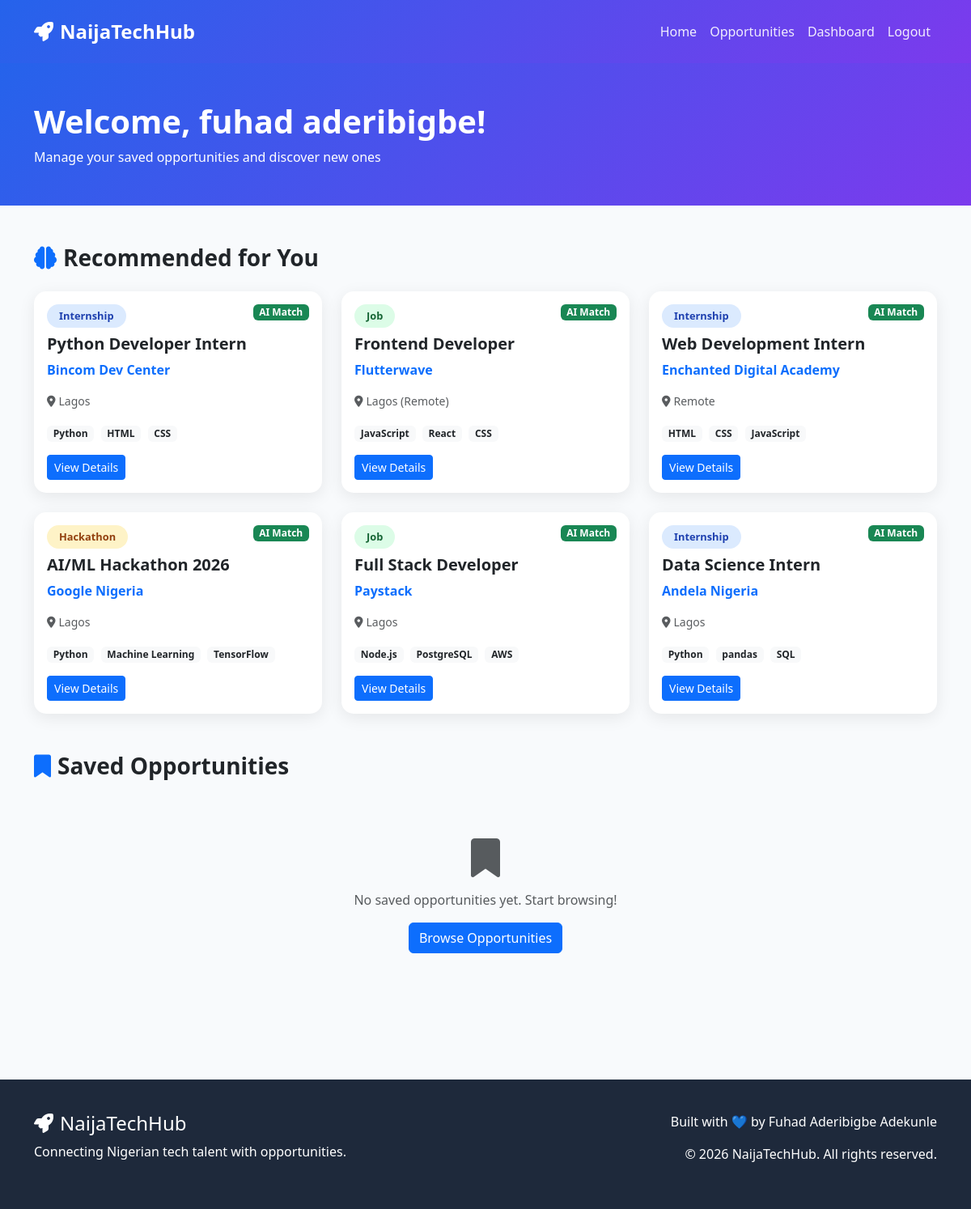
The page /dashboard (signed in) on the database its author committed.
### app.py (models this page shows)
class User(db.Model):
    id = db.Column(db.Integer, primary_key=True)
    name = db.Column(db.String(100), nullable=False)
    email = db.Column(db.String(120), unique=True, nullable=False)
    password_hash = db.Column(db.String(200), nullable=False)
    skills = db.Column(db.String(500), default='')
    location = db.Column(db.String(100), default='Lagos')
    role = db.Column(db.String(20), default='user')
    created_at = db.Column(db.DateTime, default=datetime.utcnow)
    saved_opportunities = db.relationship('SavedOpportunity', backref='user', lazy=True)

class Opportunity(db.Model):
    id = db.Column(db.Integer, primary_key=True)
    title = db.Column(db.String(200), nullable=False)
    company = db.Column(db.String(200), nullable=False)
    type = db.Column(db.String(50), nullable=False)
    location = db.Column(db.String(100), nullable=False)
    description = db.Column(db.Text, nullable=False)
    skills_required = db.Column(db.String(500), nullable=False)
    deadline = db.Column(db.Date, nullable=False)
    apply_link = db.Column(db.String(500), nullable=False)
    is_active = db.Column(db.Boolean, default=True)
    views = db.Column(db.Integer, default=0)
    created_at = db.Column(db.DateTime, default=datetime.utcnow)

### app.py (the view)
@app.route('/dashboard')
def dashboard():
    if 'user_id' not in session:
        flash('Please login first!', 'warning')
        return redirect(url_for('login'))
    user = User.query.get(session['user_id'])
    saved = SavedOpportunity.query.filter_by(user_id=user.id).all()
    recommendations = get_recommendations(user.skills)
    return render_template('dashboard.html', user=user, saved=saved, recommendations=recommendations)

### app.py (called while the page is built)
def get_recommendations(user_skills, limit=6):
    if not user_skills:
        return Opportunity.query.filter_by(is_active=True).order_by(Opportunity.views.desc()).limit(limit).all()
    user_skill_list = [s.strip().lower() for s in user_skills.split(',')]
    opportunities = Opportunity.query.filter_by(is_active=True).all()
    scored_opps = []
    for opp in opportunities:
        opp_skills = [s.strip().lower() for s in opp.skills_required.split(',')]
        match_score = sum(1 for skill in user_skill_list if skill in opp_skills)
        scored_opps.append((opp, match_score))
    scored_opps.sort(key=lambda x: x[1], reverse=True)
    return [opp for opp, score in scored_opps[:limit]]

### templates/dashboard.html (shortened to what this page needs)
{% extends "base.html" %}
{% block content %}
<section class="py-5" style="background: linear-gradient(135deg, #2563eb, #7c3aed);">
    <div class="container text-white">
        <h1 class="fw-bold">Welcome, {{ user.name }}!</h1>
        <p class="mb-0">Manage your saved opportunities and discover new ones</p>
    </div>
</section>
<section class="py-5">
    <div class="container">
        <h3 class="fw-bold mb-4"><i class="fas fa-brain text-primary me-2"></i>Recommended for You</h3>
        <div class="row g-4 mb-5">
            {% for opp in recommendations %}
            <div class="col-md-6 col-lg-4">
                <div class="card h-100 border-primary">
                    <div class="card-body">
                        <div class="d-flex justify-content-between align-items-start mb-2">
                            <span class="badge-type badge-{{ opp.type }}">{{ opp.type.title() }}</span>
                            <span class="badge bg-success">AI Match</span>
                        </div>
                        <h5 class="card-title fw-bold">{{ opp.title }}</h5>
                        <p class="text-primary fw-semibold">{{ opp.company }}</p>
                        <p class="text-muted small"><i class="fas fa-map-marker-alt me-1"></i>{{ opp.location }}</p>
                        <div class="mb-3">
                            {% for skill in opp.skills_required.split(',')[:3] %}
                                <span class="badge bg-light text-dark me-1">{{ skill.strip() }}</span>
                            {% endfor %}
                        </div>
                        <a href="{{ url_for('opportunity_detail', id=opp.id) }}" class="btn btn-primary btn-sm">View Details</a>
                    </div>
                </div>
            </div>
            {% endfor %}
        </div>
        <h3 class="fw-bold mb-4"><i class="fas fa-bookmark text-primary me-2"></i>Saved Opportunities</h3>
        {% if saved %}
        <div class="row g-4">
            {% for item in saved %}
            <div class="col-md-6 col-lg-4">
                <div class="card h-100">
                    <div class="card-body">
                        <span class="badge-type badge-{{ item.opportunity.type }}">{{ item.opportunity.type.title() }}</span>
                        <h5 class="card-title fw-bold mt-2">{{ item.opportunity.title }}</h5>
                        <p class="text-primary">{{ item.opportunity.company }}</p>
                        <p class="text-muted small">Saved on {{ item.saved_at.strftime('%B %d, %Y') }}</p>
                        <a href="{{ url_for('opportunity_detail', id=item.opportunity.id) }}" class="btn btn-outline-primary btn-sm">View</a>
                    </div>
                </div>
            </div>
            {% endfor %}
        </div>
        {% else %}
        <div class="text-center py-5">
            <i class="fas fa-bookmark fa-3x text-muted mb-3"></i>
            <p class="text-muted">No saved opportunities yet. Start browsing!</p>
            <a href="{{ url_for('opportunities') }}" class="btn btn-primary">Browse Opportunities</a>
        </div>
        {% endif %}
    </div>
</section>
{% endblock %}

### templates/base.html (style rules this page uses)
:root { --primary: #2563eb; --secondary: #7c3aed; --dark: #1e293b; --light: #f8fafc; }
body { font-family: 'Segoe UI', Tahoma, Geneva, Verdana, sans-serif; background: var(--light); }
.card { border: none; border-radius: 15px; box-shadow: 0 5px 20px rgba(0,0,0,0.08); transition: all 0.3s; overflow: hidden; }
.badge-type { padding: 5px 15px; border-radius: 20px; font-size: 0.8rem; font-weight: 600; }
.badge-internship { background: #dbeafe; color: #1e40af; }
.badge-job { background: #dcfce7; color: #166534; }
.badge-hackathon { background: #fef3c7; color: #92400e; }

### rows shown on the page
User: name "fuhad aderibigbe"
Opportunity: type "Internship", title "Python Developer Intern", company "Bincom Dev Center", location "Lagos", strip "Python" "HTML" "CSS"
Opportunity: type "Job", title "Frontend Developer", company "Flutterwave", location "Lagos (Remote)", strip "JavaScript" "React" "CSS"
Opportunity: type "Internship", title "Web Development Intern", company "Enchanted Digital Academy", location "Remote", strip "HTML" "CSS" "JavaScript"
Opportunity: type "Hackathon", title "AI/ML Hackathon 2026", company "Google Nigeria", location "Lagos", strip "Python" "Machine Learning" "TensorFlow"
Opportunity: type "Job", title "Full Stack Developer", company "Paystack", location "Lagos", strip "Node.js" "PostgreSQL" "AWS"
Opportunity: type "Internship", title "Data Science Intern", company "Andela Nigeria", location "Lagos", strip "Python" "pandas" "SQL"
